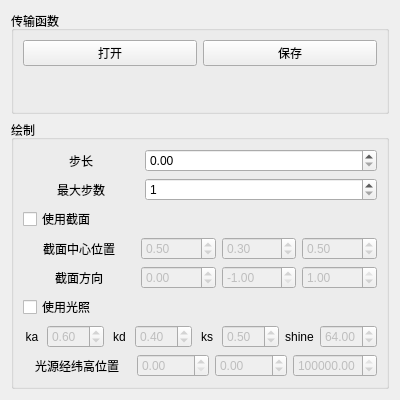
<?xml version="1.0" encoding="UTF-8"?>
<ui version="4.0">
 <class>DVRMainWindow</class>
 <widget class="QWidget" name="DVRMainWindow">
  <property name="geometry">
   <rect>
    <x>0</x>
    <y>0</y>
    <width>400</width>
    <height>400</height>
   </rect>
  </property>
  <property name="windowTitle">
   <string>Direct Volume Render</string>
  </property>
  <layout class="QVBoxLayout" name="verticalLayout">
   <item>
    <widget class="QGroupBox" name="groupBox_TF">
     <property name="title">
      <string>传输函数</string>
     </property>
     <layout class="QVBoxLayout" name="verticalLayout_2">
      <item>
       <layout class="QHBoxLayout" name="horizontalLayout">
        <item>
         <widget class="QPushButton" name="pushButton_OpenTF">
          <property name="text">
           <string>打开</string>
          </property>
         </widget>
        </item>
        <item>
         <widget class="QPushButton" name="pushButton_SaveTF">
          <property name="text">
           <string>保存</string>
          </property>
         </widget>
        </item>
       </layout>
      </item>
      <item>
       <widget class="QLabel" name="label_OpenedTF">
        <property name="text">
         <string/>
        </property>
       </widget>
      </item>
     </layout>
    </widget>
   </item>
   <item>
    <widget class="QGroupBox" name="groupBox">
     <property name="title">
      <string>绘制</string>
     </property>
     <layout class="QVBoxLayout" name="verticalLayout_3">
      <item>
       <layout class="QHBoxLayout" name="horizontalLayout_2" stretch="1,2">
        <item>
         <widget class="QLabel" name="label">
          <property name="text">
           <string>步长</string>
          </property>
          <property name="alignment">
           <set>Qt::AlignCenter</set>
          </property>
         </widget>
        </item>
        <item>
         <widget class="QDoubleSpinBox" name="doubleSpinBox_DeltaT"/>
        </item>
       </layout>
      </item>
      <item>
       <layout class="QHBoxLayout" name="horizontalLayout_3" stretch="1,2">
        <item>
         <widget class="QLabel" name="label_2">
          <property name="text">
           <string>最大步数</string>
          </property>
          <property name="alignment">
           <set>Qt::AlignCenter</set>
          </property>
         </widget>
        </item>
        <item>
         <widget class="QSpinBox" name="spinBox_MaxStepCnt">
          <property name="minimum">
           <number>1</number>
          </property>
          <property name="maximum">
           <number>3000</number>
          </property>
         </widget>
        </item>
       </layout>
      </item>
      <item>
       <widget class="QCheckBox" name="checkBox_UseSlice">
        <property name="text">
         <string>使用截面</string>
        </property>
        <property name="checked">
         <bool>false</bool>
        </property>
       </widget>
      </item>
      <item>
       <layout class="QHBoxLayout" name="horizontalLayout_4" stretch="3,2,2,2">
        <item>
         <widget class="QLabel" name="label_3">
          <property name="text">
           <string>截面中心位置</string>
          </property>
          <property name="alignment">
           <set>Qt::AlignCenter</set>
          </property>
         </widget>
        </item>
        <item>
         <widget class="QDoubleSpinBox" name="doubleSpinBox_SliceCntrX">
          <property name="enabled">
           <bool>false</bool>
          </property>
          <property name="minimum">
           <double>0.000000000000000</double>
          </property>
          <property name="maximum">
           <double>1.000000000000000</double>
          </property>
          <property name="singleStep">
           <double>0.100000000000000</double>
          </property>
          <property name="value">
           <double>0.500000000000000</double>
          </property>
         </widget>
        </item>
        <item>
         <widget class="QDoubleSpinBox" name="doubleSpinBox_SliceCntrY">
          <property name="enabled">
           <bool>false</bool>
          </property>
          <property name="maximum">
           <double>1.000000000000000</double>
          </property>
          <property name="singleStep">
           <double>0.100000000000000</double>
          </property>
          <property name="value">
           <double>0.300000000000000</double>
          </property>
         </widget>
        </item>
        <item>
         <widget class="QDoubleSpinBox" name="doubleSpinBox_SliceCntrZ">
          <property name="enabled">
           <bool>false</bool>
          </property>
          <property name="maximum">
           <double>1.000000000000000</double>
          </property>
          <property name="singleStep">
           <double>0.100000000000000</double>
          </property>
          <property name="value">
           <double>0.500000000000000</double>
          </property>
         </widget>
        </item>
       </layout>
      </item>
      <item>
       <layout class="QHBoxLayout" name="horizontalLayout_5" stretch="3,2,2,2">
        <item>
         <widget class="QLabel" name="label_4">
          <property name="text">
           <string>截面方向</string>
          </property>
          <property name="alignment">
           <set>Qt::AlignCenter</set>
          </property>
         </widget>
        </item>
        <item>
         <widget class="QDoubleSpinBox" name="doubleSpinBox_SliceDirX">
          <property name="enabled">
           <bool>false</bool>
          </property>
          <property name="minimum">
           <double>-1.000000000000000</double>
          </property>
          <property name="maximum">
           <double>1.000000000000000</double>
          </property>
          <property name="singleStep">
           <double>0.100000000000000</double>
          </property>
         </widget>
        </item>
        <item>
         <widget class="QDoubleSpinBox" name="doubleSpinBox_SliceDirY">
          <property name="enabled">
           <bool>false</bool>
          </property>
          <property name="minimum">
           <double>-1.000000000000000</double>
          </property>
          <property name="maximum">
           <double>1.000000000000000</double>
          </property>
          <property name="singleStep">
           <double>0.100000000000000</double>
          </property>
          <property name="value">
           <double>-1.000000000000000</double>
          </property>
         </widget>
        </item>
        <item>
         <widget class="QDoubleSpinBox" name="doubleSpinBox_SliceDirZ">
          <property name="enabled">
           <bool>false</bool>
          </property>
          <property name="minimum">
           <double>-1.000000000000000</double>
          </property>
          <property name="maximum">
           <double>1.000000000000000</double>
          </property>
          <property name="singleStep">
           <double>0.100000000000000</double>
          </property>
          <property name="value">
           <double>1.000000000000000</double>
          </property>
         </widget>
        </item>
       </layout>
      </item>
      <item>
       <widget class="QCheckBox" name="checkBox_UseShading">
        <property name="text">
         <string>使用光照</string>
        </property>
       </widget>
      </item>
      <item>
       <layout class="QHBoxLayout" name="horizontalLayout_6" stretch="1,2,1,2,1,2,0,0">
        <item>
         <widget class="QLabel" name="label_Ka">
          <property name="text">
           <string>ka</string>
          </property>
          <property name="alignment">
           <set>Qt::AlignCenter</set>
          </property>
         </widget>
        </item>
        <item>
         <widget class="QDoubleSpinBox" name="doubleSpinBox_Ka">
          <property name="enabled">
           <bool>false</bool>
          </property>
          <property name="singleStep">
           <double>0.100000000000000</double>
          </property>
          <property name="value">
           <double>0.600000000000000</double>
          </property>
         </widget>
        </item>
        <item>
         <widget class="QLabel" name="label_Kd">
          <property name="text">
           <string>kd</string>
          </property>
          <property name="alignment">
           <set>Qt::AlignCenter</set>
          </property>
         </widget>
        </item>
        <item>
         <widget class="QDoubleSpinBox" name="doubleSpinBox_Kd">
          <property name="enabled">
           <bool>false</bool>
          </property>
          <property name="singleStep">
           <double>0.100000000000000</double>
          </property>
          <property name="value">
           <double>0.400000000000000</double>
          </property>
         </widget>
        </item>
        <item>
         <widget class="QLabel" name="label_Ks">
          <property name="text">
           <string>ks</string>
          </property>
          <property name="alignment">
           <set>Qt::AlignCenter</set>
          </property>
         </widget>
        </item>
        <item>
         <widget class="QDoubleSpinBox" name="doubleSpinBox_Ks">
          <property name="enabled">
           <bool>false</bool>
          </property>
          <property name="singleStep">
           <double>0.100000000000000</double>
          </property>
          <property name="value">
           <double>0.500000000000000</double>
          </property>
         </widget>
        </item>
        <item>
         <widget class="QLabel" name="label_Shininess">
          <property name="text">
           <string>shine</string>
          </property>
          <property name="alignment">
           <set>Qt::AlignCenter</set>
          </property>
         </widget>
        </item>
        <item>
         <widget class="QDoubleSpinBox" name="doubleSpinBox_Shininess">
          <property name="enabled">
           <bool>false</bool>
          </property>
          <property name="singleStep">
           <double>0.100000000000000</double>
          </property>
          <property name="value">
           <double>64.000000000000000</double>
          </property>
         </widget>
        </item>
       </layout>
      </item>
      <item>
       <layout class="QHBoxLayout" name="horizontalLayout_7" stretch="3,2,2,2">
        <item>
         <widget class="QLabel" name="label_5">
          <property name="text">
           <string>光源经纬高位置</string>
          </property>
          <property name="alignment">
           <set>Qt::AlignCenter</set>
          </property>
         </widget>
        </item>
        <item>
         <widget class="QDoubleSpinBox" name="doubleSpinBox_LightPosLon">
          <property name="enabled">
           <bool>false</bool>
          </property>
          <property name="maximum">
           <double>180.000000000000000</double>
          </property>
         </widget>
        </item>
        <item>
         <widget class="QDoubleSpinBox" name="doubleSpinBox_LightPosLat">
          <property name="enabled">
           <bool>false</bool>
          </property>
          <property name="minimum">
           <double>-90.000000000000000</double>
          </property>
          <property name="maximum">
           <double>90.000000000000000</double>
          </property>
         </widget>
        </item>
        <item>
         <widget class="QDoubleSpinBox" name="doubleSpinBox_LightPosH">
          <property name="enabled">
           <bool>false</bool>
          </property>
          <property name="maximum">
           <double>100000000000.000000000000000</double>
          </property>
          <property name="singleStep">
           <double>100.000000000000000</double>
          </property>
          <property name="value">
           <double>7378137.000000000000000</double>
          </property>
         </widget>
        </item>
       </layout>
      </item>
     </layout>
    </widget>
   </item>
  </layout>
 </widget>
 <resources/>
 <connections/>
</ui>
